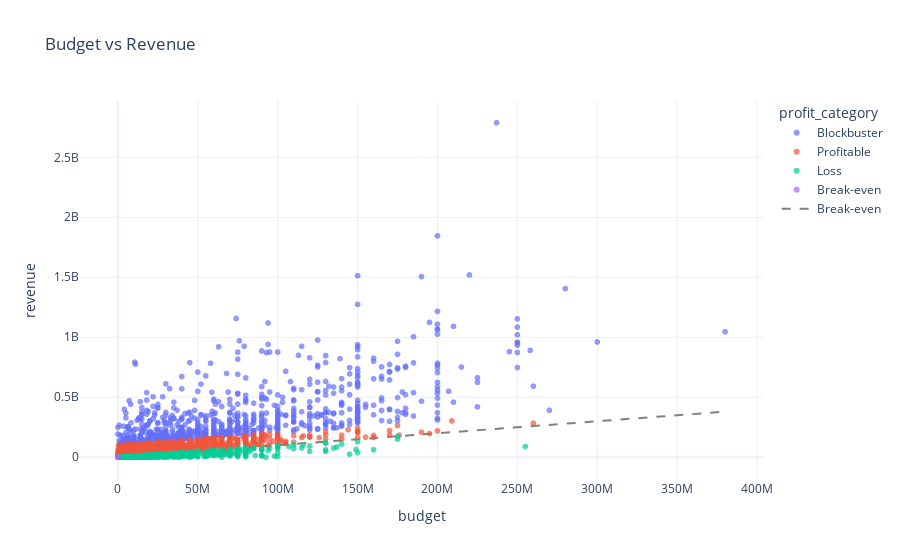

Write notebook code for a chart like this one.
### Markdown cell above
### 4.4 Budget vs Revenue

Scatter plot showing the relationship between budget and revenue.

### Code cell
df_budget = df[(df['budget'] > 0) & (df['revenue'] > 0)]

fig = px.scatter(df_budget, x='budget', y='revenue',
                 color='profit_category',
                 hover_data=['title'],
                 title='Budget vs Revenue',
                 template='plotly_white',
                 opacity=0.7)
fig.add_trace(go.Scatter(x=[0, df_budget['budget'].max()],
                          y=[0, df_budget['budget'].max()],
                          mode='lines', name='Break-even',
                          line=dict(dash='dash', color='gray')))
fig.show()

### Figure 1 — Plotly figure (JSON) as saved in the notebook; plotly's stock layout.template omitted (floating-point values rounded to 4 significant figures; data arrays with more than 128 entries replaced by an {"elided": "..."} marker saying what was removed)
{"data": [{"customdata": {"elided": "786x1 str values"}, "hovertemplate": "profit_category=Blockbuster<br>budget=%{x}<br>revenue=%{y}<br>title=%{customdata[0]}<extra></extra>", "legendgroup": "Blockbuster", "marker": {"color": "#636efa", "opacity": 0.7, "symbol": "circle"}, "mode": "markers", "name": "Blockbuster", "showlegend": true, "type": "scattergl", "x": {"elided": "786 int values"}, "xaxis": "x", "y": {"elided": "786 int values"}, "yaxis": "y"}, {"customdata": {"elided": "1652x1 str values"}, "hovertemplate": "profit_category=Profitable<br>budget=%{x}<br>revenue=%{y}<br>title=%{customdata[0]}<extra></extra>", "legendgroup": "Profitable", "marker": {"color": "#EF553B", "opacity": 0.7, "symbol": "circle"}, "mode": "markers", "name": "Profitable", "showlegend": true, "type": "scattergl", "x": {"elided": "1652 int values"}, "xaxis": "x", "y": {"elided": "1652 int values"}, "yaxis": "y"}, {"customdata": {"elided": "789x1 str values"}, "hovertemplate": "profit_category=Loss<br>budget=%{x}<br>revenue=%{y}<br>title=%{customdata[0]}<extra></extra>", "legendgroup": "Loss", "marker": {"color": "#00cc96", "opacity": 0.7, "symbol": "circle"}, "mode": "markers", "name": "Loss", "showlegend": true, "type": "scattergl", "x": {"elided": "789 int values"}, "xaxis": "x", "y": {"elided": "789 int values"}, "yaxis": "y"}, {"customdata": [["F.I.S.T."], ["Bran Nue Dae"]], "hovertemplate": "profit_category=Break-even<br>budget=%{x}<br>revenue=%{y}<br>title=%{customdata[0]}<extra></extra>", "legendgroup": "Break-even", "marker": {"color": "#ab63fa", "opacity": 0.7, "symbol": "circle"}, "mode": "markers", "name": "Break-even", "showlegend": true, "type": "scattergl", "x": [11, 7], "xaxis": "x", "y": [11, 7], "yaxis": "y"}, {"line": {"color": "gray", "dash": "dash"}, "mode": "lines", "name": "Break-even", "type": "scatter", "x": [0, 380000000], "y": [0, 380000000]}], "layout": {"legend": {"title": {"text": "profit_category"}, "tracegroupgap": 0}, "title": {"text": "Budget vs Revenue"}, "xaxis": {"anchor": "y", "domain": [0, 1], "title": {"text": "budget"}}, "yaxis": {"anchor": "x", "domain": [0, 1], "title": {"text": "revenue"}}}}
